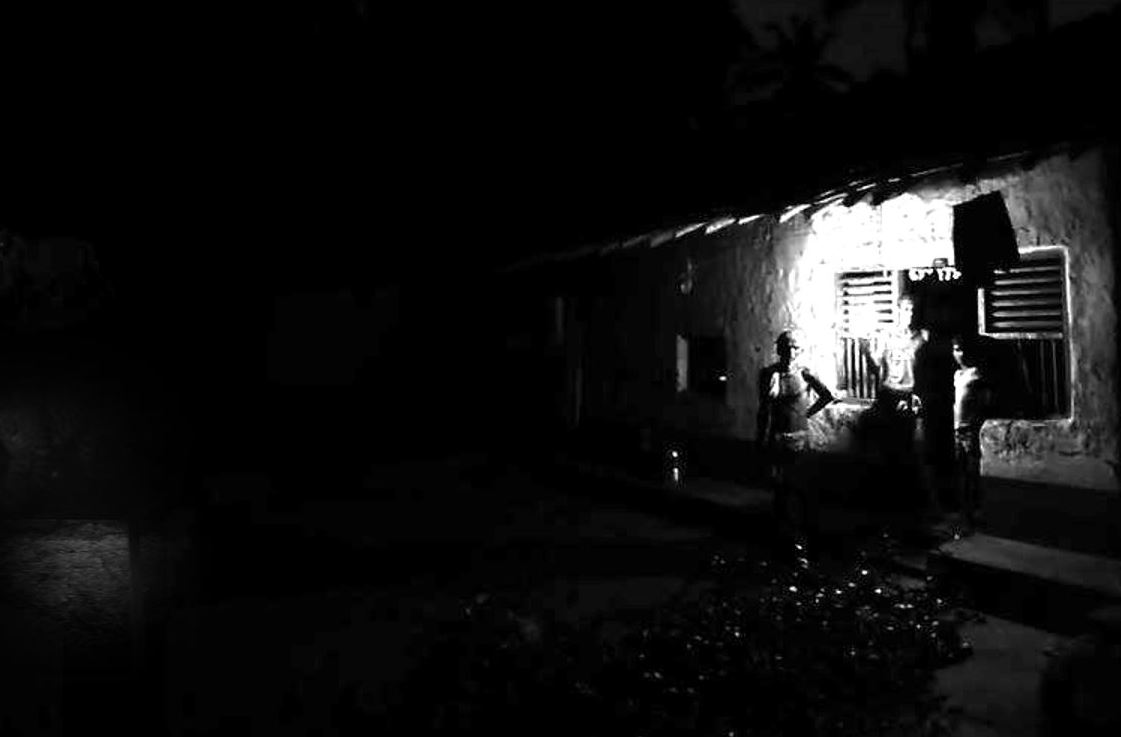
#> input picture Assignment_3_images/cctv2.JPG, 1121 x 737 px, given in place of WhatsApp Image 2023-10-19 at 03.28.14_f800adae.jpg, which was not available
$ python sol3Q2.py
#> lines starting #> are read from the running program, lines starting #| are printed output that depends on the picture; pictures that were not available may be replaced by others from this repository, and a replacement may not be noted
import cv2
import numpy as np
# [27 lines of commented-out code are left out]
frame = cv2.imread(r"C:\Users\91987\Downloads\WhatsApp Image 2023-10-19 at 03.28.14_f800adae.jpg")
#> frame is the input picture: shape (737, 1121, 3); min 0, max 255, mean 15.5
frame = cv2.resize(frame,(500,700))
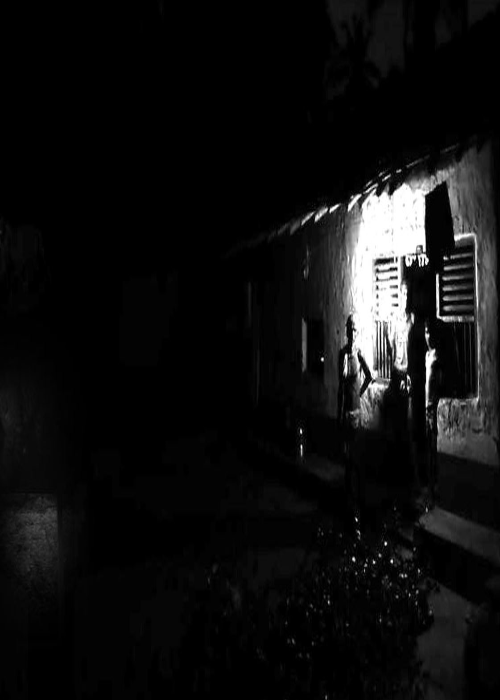
#> frame: shape (700, 500, 3); min 0, max 255, mean 15.5
# [9 lines of commented-out code are left out]

frameHSV = cv2.cvtColor(frame,cv2.COLOR_BGR2HSV)
#> frameHSV: shape (700, 500, 3); mean H, S, V 0, 0, 15.5

# I was getting 4,15 as the best set of values
new = np.zeros_like(frame)
contrast=100
bright=60

val=34
    # i,j,c = 0,100,1
    # print("frame",frame[i,j,c])
    # print(np.clip(contrast*frame[i,j,c]+bright,0,255))

for i in range(len(frame)):
    for j in range(len(frame[i])):
        if frameHSV[i][j][2]+val<255:
            frameHSV[i][j][2] = frameHSV[i][j][2]+val
#> frameHSV: shape (700, 500, 3); mean H, S, V 0, 0, 48.7
        # [4 lines of commented-out code are left out]
framehhh = cv2.cvtColor(frameHSV,cv2.COLOR_HSV2BGR)
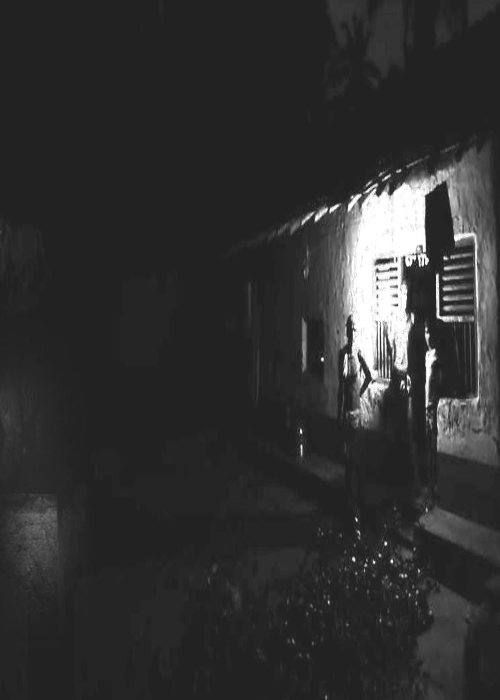
#> framehhh: shape (700, 500, 3); min 34, max 255, mean 48.7
# [13 lines of commented-out code are left out]
cv2.imshow("Before",frame)
cv2.imshow("Frameinitial",framehhh)
# cv2.imshow("Frame",dilate)
# break
cv2.waitKey(0)
cv2.destroyAllWindows()

# [23 lines of commented-out code are left out]

$ run again, on Assignment_3_images/cctv4.JPG
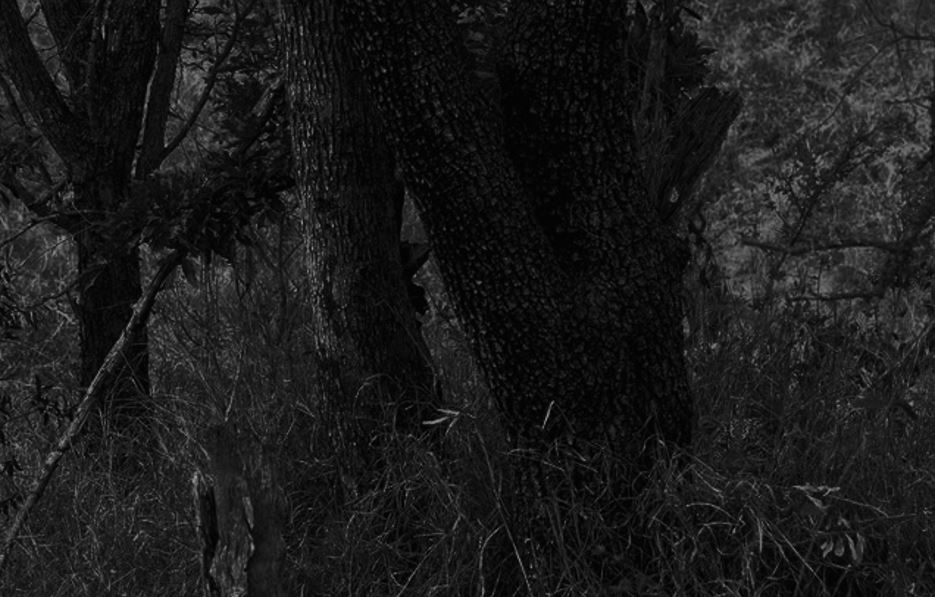
#> input picture Assignment_3_images/cctv4.JPG, 935 x 597 px, given in place of WhatsApp Image 2023-10-19 at 03.28.14_f800adae.jpg, which was not available
#> frame is the input picture: shape (597, 935, 3); min 0, max 158, mean 26.9
#> `frame = cv2.resize(frame,(500,700))`:
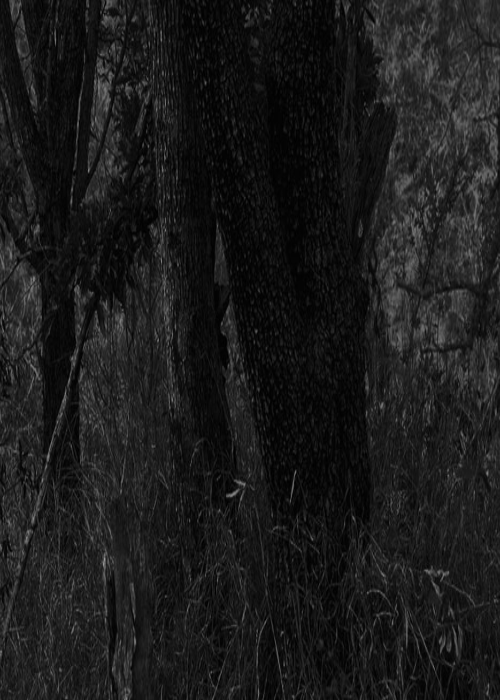
#> frame: shape (700, 500, 3); min 0, max 155, mean 26.8
#> `framehhh = cv2.cvtColor(frameHSV,cv2.COLOR_HSV2BGR)`:
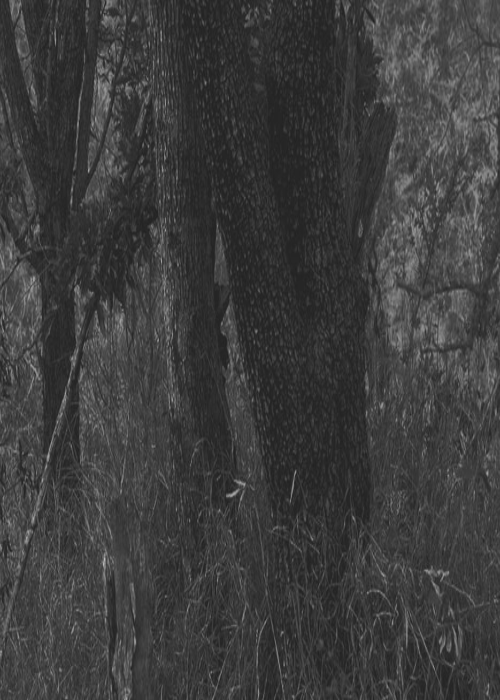
#> framehhh: shape (700, 500, 3); min 34, max 189, mean 60.8
